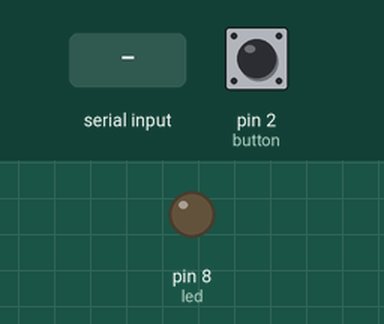
Recording of a sketch running on a simulated Arduino Uno, built with avr-gcc and run on an emulated ATmega328P. On the bench: output pins drawn as LEDs (lit = HIGH). The test bench sets the inputs (shaded band); at power-on: pin 2 (button) HIGH. What the sketch prints to the serial monitor is not drawn.

Above: at 1.2 s.
1.3 s: "1" received over Serial
At 2.3 s:
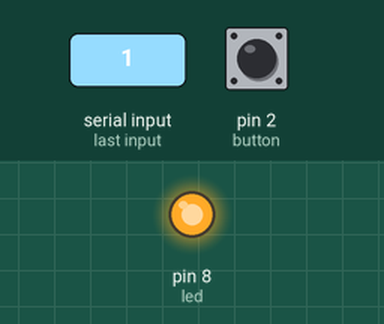
2.8 s: "0" received over Serial
At 3.4 s:
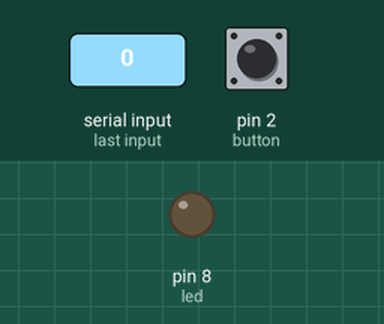
Timing chart, 0 to 5.8 s (numbered marks = the images above; inputs shaded):
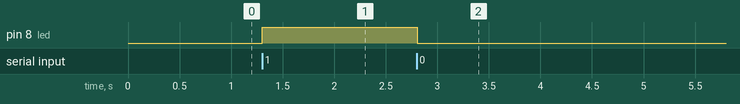

Measured:
- after the input at 1.3 s, pin 8 (led): LOW → HIGH at once
- after the input at 2.8 s, pin 8 (led): HIGH → LOW at once

The sketch:

this_is_slave.ino
```cpp
//this is slave

int state = 0;
const int led = 8;
const int button = 2;
int buttonstate = 1;

void setup()
{
  Serial.begin(9600);
  pinMode(led, OUTPUT);
  digitalWrite(led, LOW);
  pinMode(button, INPUT);
  digitalWrite(button, HIGH);
}
void loop()
{
 if(Serial.available() > 0)
 {
    // Checks whether data is comming from the serial port
    state = Serial.read(); // Reads the data from the serial port
 }

 // Reading the button
 buttonstate = digitalRead(button);
 if (buttonstate == LOW)
 {
   Serial.write('1'); // Sends '1' to the master to turn on LED
 }
 else
 {
   Serial.write('0');
 }

  if (state == '1')
 {
  digitalWrite(led, HIGH); // LED ON
  state = 0;
 }
 else if (state == '0')
 {
  digitalWrite(led, LOW); // LED ON
  state = 0;
 }
}
```
